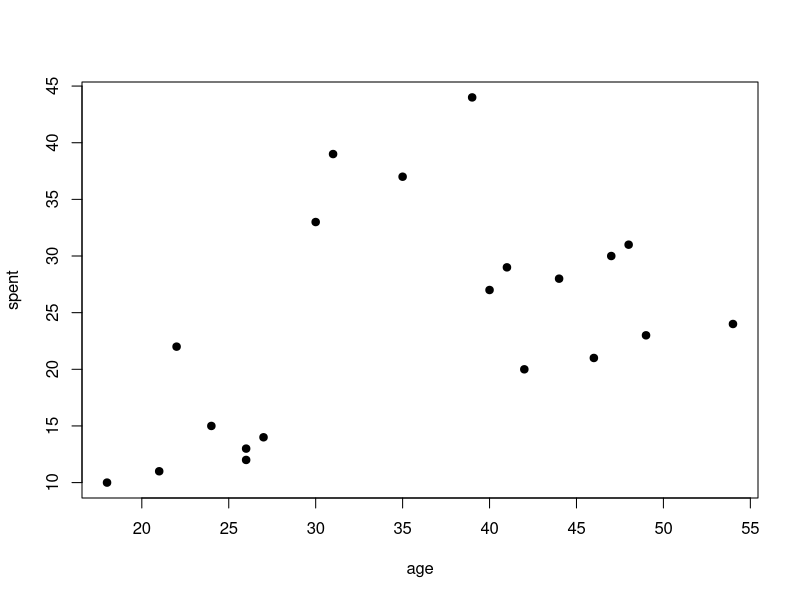
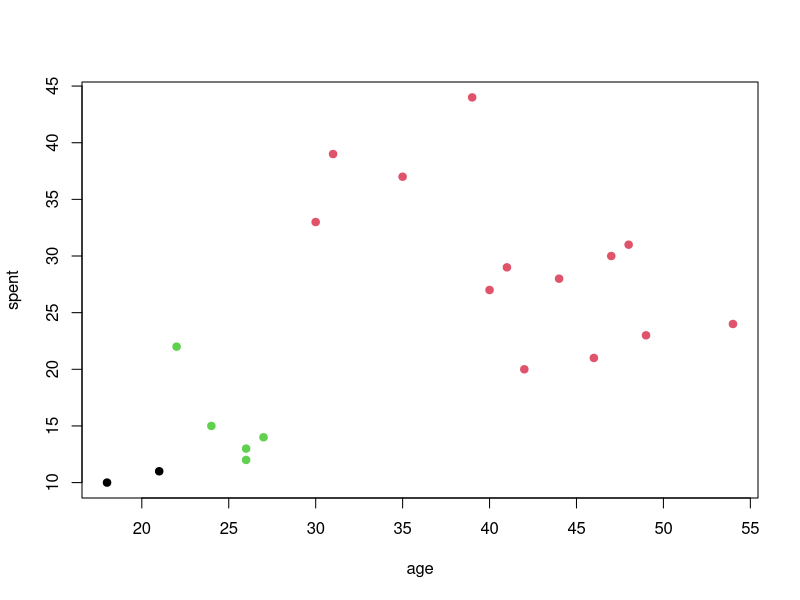

The R script that drew these images, in order:
## ---- chunk 1
age = c(18, 21, 22, 24, 26, 26, 27, 30, 31, 35, 39, 40, 41, 42, 44, 46, 47, 48, 49, 54)
spent= c(10, 11, 22, 15, 12, 13, 14, 33, 39, 37, 44, 27, 29, 20, 28, 21, 30, 31, 23, 24)
## ---- chunk 2
df <- data.frame(age = age, spent=spent)
str(df)
summary(df)
head(df, 10)
## ---- chunk 3
plot(age, spent, pch=19)
## ---- chunk 4
set.seed(3)
clusters<-kmeans(df,3)
## ---- chunk 5

clusterdf <- data.frame(age = age, spent=spent, cluster=clusters$cluster)
## ---- chunk 6
plot(age, spent, col=clusterdf$cluster, pch=19)
